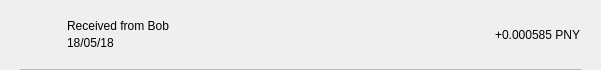
<?xml version="1.0" encoding="UTF-8"?>
<ui version="4.0">
 <class>TxRow</class>
 <widget class="QWidget" name="TxRow">
  <property name="geometry">
   <rect>
    <x>0</x>
    <y>0</y>
    <width>601</width>
    <height>70</height>
   </rect>
  </property>
  <property name="minimumSize">
   <size>
    <width>0</width>
    <height>40</height>
   </size>
  </property>
  <property name="windowTitle">
   <string>Form</string>
  </property>
  <layout class="QVBoxLayout" name="verticalLayout_3">
   <property name="spacing">
    <number>0</number>
   </property>
   <property name="leftMargin">
    <number>0</number>
   </property>
   <property name="topMargin">
    <number>0</number>
   </property>
   <property name="rightMargin">
    <number>0</number>
   </property>
   <property name="bottomMargin">
    <number>0</number>
   </property>
   <item>
    <widget class="QWidget" name="rowContainer" native="true">
     <layout class="QVBoxLayout" name="verticalLayout_2">
      <property name="spacing">
       <number>9</number>
      </property>
      <property name="leftMargin">
       <number>20</number>
      </property>
      <property name="topMargin">
       <number>9</number>
      </property>
      <property name="rightMargin">
       <number>20</number>
      </property>
      <property name="bottomMargin">
       <number>0</number>
      </property>
      <item>
       <widget class="QFrame" name="frame">
        <property name="styleSheet">
         <string notr="true">border:none;</string>
        </property>
        <property name="frameShape">
         <enum>QFrame::StyledPanel</enum>
        </property>
        <property name="frameShadow">
         <enum>QFrame::Raised</enum>
        </property>
        <layout class="QHBoxLayout" name="horizontalLayout" stretch="0,2,0">
         <property name="leftMargin">
          <number>0</number>
         </property>
         <property name="topMargin">
          <number>0</number>
         </property>
         <property name="rightMargin">
          <number>0</number>
         </property>
         <property name="bottomMargin">
          <number>0</number>
         </property>
         <item>
          <widget class="QPushButton" name="icon">
           <property name="focusPolicy">
            <enum>Qt::NoFocus</enum>
           </property>
           <property name="styleSheet">
            <string notr="true">border:none;</string>
           </property>
           <property name="text">
            <string/>
           </property>
           <property name="iconSize">
            <size>
             <width>28</width>
             <height>28</height>
            </size>
           </property>
          </widget>
         </item>
         <item>
          <layout class="QVBoxLayout" name="verticalLayout">
           <property name="spacing">
            <number>3</number>
           </property>
           <property name="leftMargin">
            <number>9</number>
           </property>
           <item>
            <widget class="QLabel" name="lblAddress">
             <property name="styleSheet">
              <string notr="true"/>
             </property>
             <property name="text">
              <string>Received from Bob</string>
             </property>
             <property name="alignment">
              <set>Qt::AlignBottom|Qt::AlignLeading|Qt::AlignLeft</set>
             </property>
            </widget>
           </item>
           <item>
            <widget class="QLabel" name="lblDate">
             <property name="styleSheet">
              <string notr="true"/>
             </property>
             <property name="text">
              <string>18/05/18</string>
             </property>
             <property name="alignment">
              <set>Qt::AlignLeading|Qt::AlignLeft|Qt::AlignTop</set>
             </property>
            </widget>
           </item>
          </layout>
         </item>
         <item>
          <widget class="QLabel" name="lblAmount">
           <property name="styleSheet">
            <string notr="true"/>
           </property>
           <property name="text">
            <string>+0.000585 PNY</string>
           </property>
          </widget>
         </item>
        </layout>
       </widget>
      </item>
      <item>
       <widget class="QLabel" name="lblDivisory">
        <property name="minimumSize">
         <size>
          <width>0</width>
          <height>1</height>
         </size>
        </property>
        <property name="maximumSize">
         <size>
          <width>16777215</width>
          <height>1</height>
         </size>
        </property>
        <property name="styleSheet">
         <string notr="true">background-color:#bababa;</string>
        </property>
        <property name="text">
         <string/>
        </property>
        <property name="alignment">
         <set>Qt::AlignBottom|Qt::AlignLeading|Qt::AlignLeft</set>
        </property>
       </widget>
      </item>
     </layout>
    </widget>
   </item>
  </layout>
 </widget>
 <resources/>
 <connections/>
</ui>
